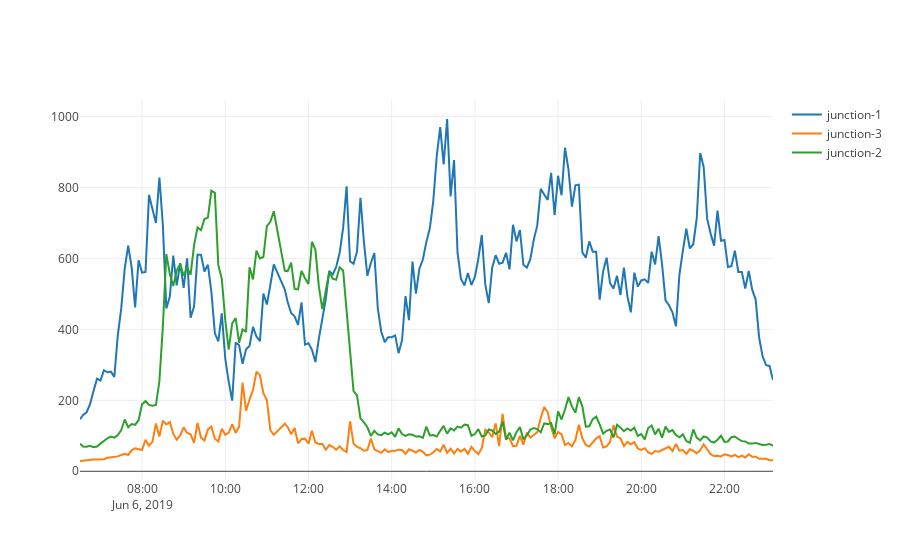

Notebook source saved alongside this figure:
### Code cell
traces_r1 = []
df_r1 = df[df['road']==1]
for jnc in df_r1['junction'].unique():
    df_r1_ = df_r1[df_r1['junction']==jnc]
    tr = go.Scatter(x=df_r1_['ts_india'],y=df_r1_['duration_in_traffic_value'],name=jnc)
    traces_r1.append(tr)
iplot(traces_r1)

### Figure 1 — Plotly figure (JSON) as saved in the notebook; plotly's stock layout.template omitted (floating-point values rounded to 4 significant figures; data arrays with more than 128 entries replaced by an {"elided": "..."} marker saying what was removed)
{"data": [{"name": "junction-1", "type": "scatter", "uid": "ab123ace-6e49-43ae-9b50-f68ec69a7054", "x": {"elided": "199 str values"}, "y": {"elided": "199 int values"}}, {"name": "junction-3", "type": "scatter", "uid": "ffd8935e-f86e-424b-baa5-59a5ee02f5c3", "x": {"elided": "199 str values"}, "y": {"elided": "199 int values"}}, {"name": "junction-2", "type": "scatter", "uid": "35224199-b8b9-40bb-99db-2edc9cbccad3", "x": {"elided": "199 str values"}, "y": {"elided": "199 int values"}}], "layout": {"autosize": true, "xaxis": {"autorange": true, "range": ["2019-06-06 06:30:31", "2019-06-06 23:10:01"], "type": "date"}, "yaxis": {"autorange": true, "range": [-24.56, 1047.0], "type": "linear"}}}
